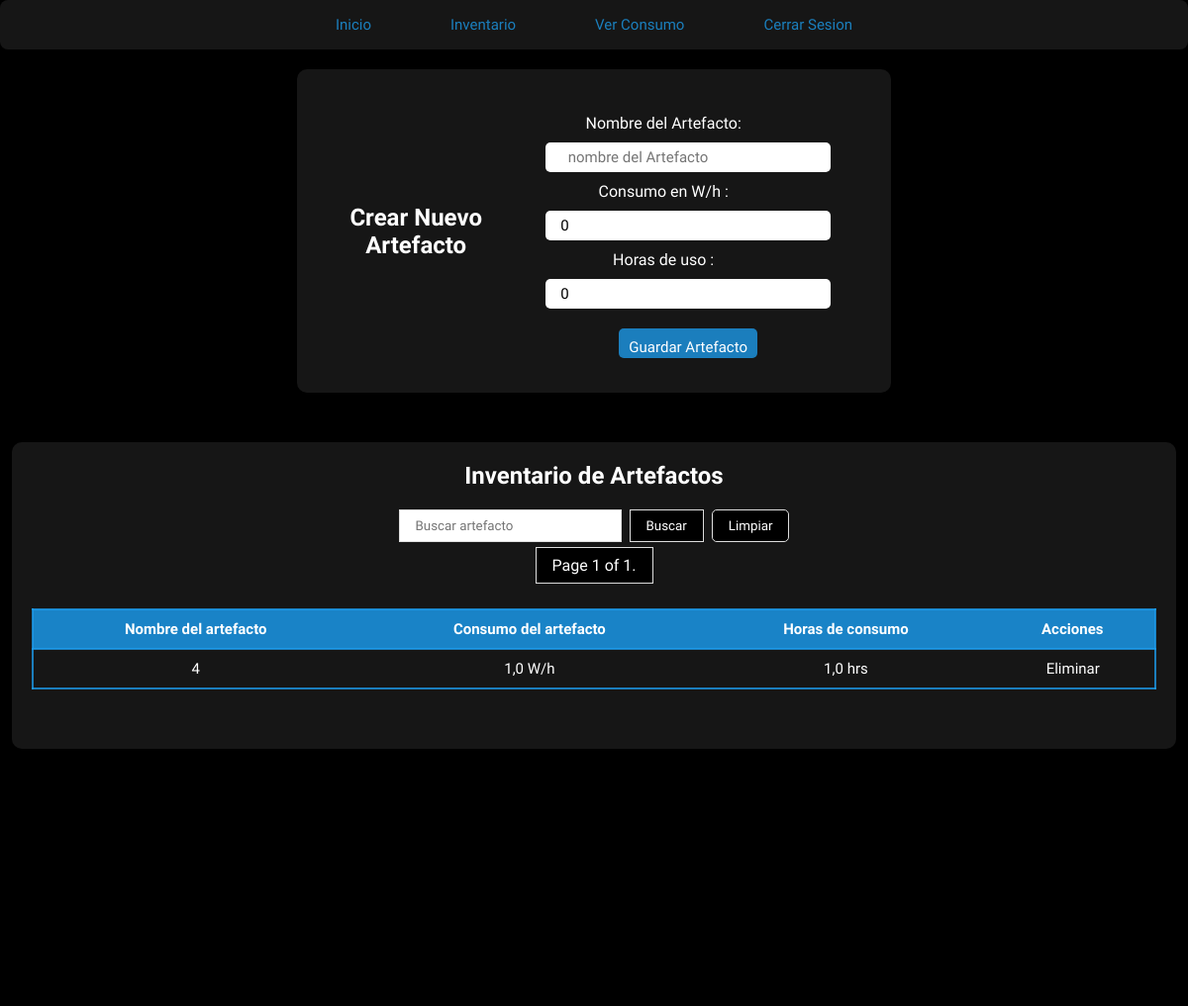
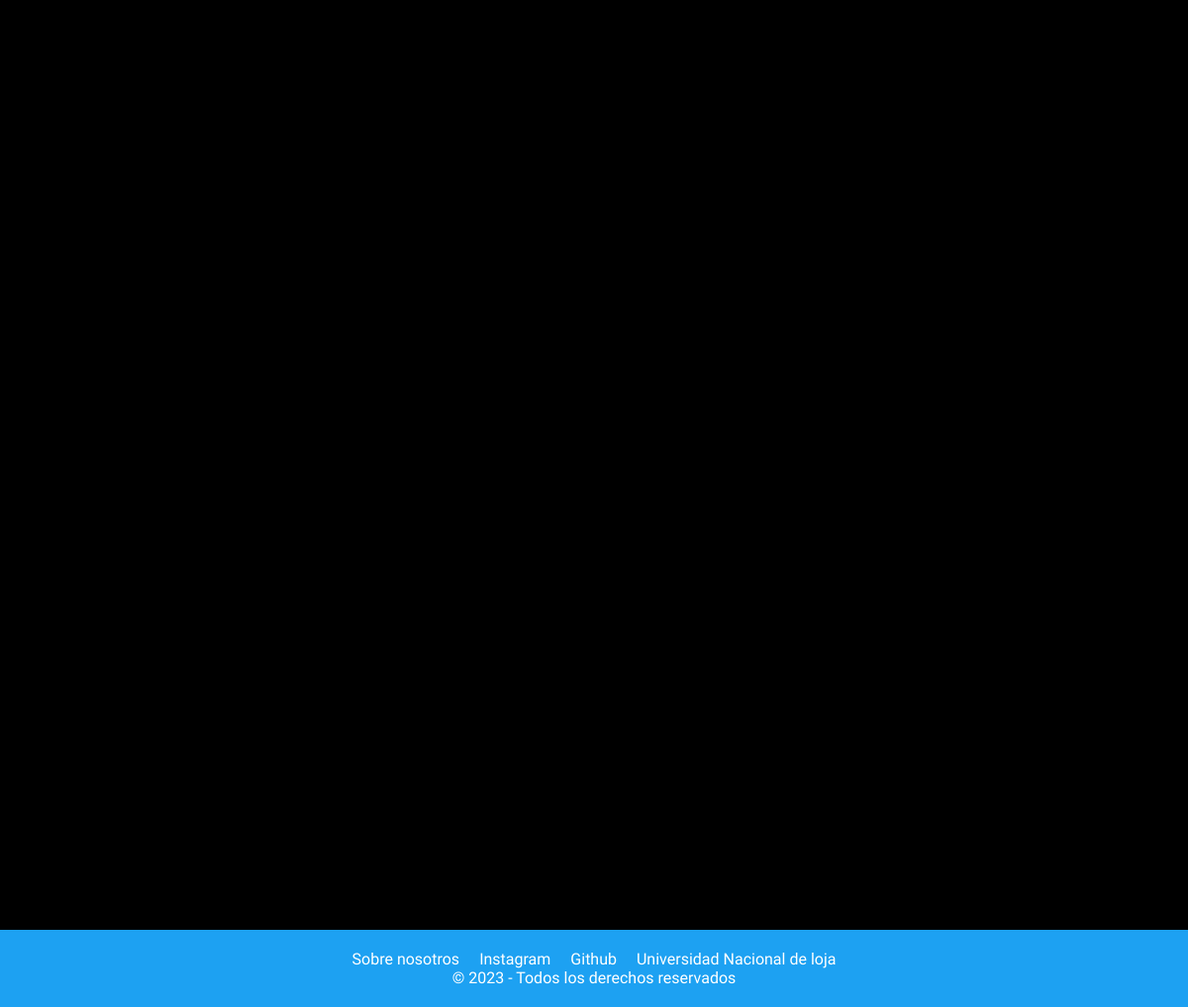
Page /paginaUsuario/inventario/artefactos/ (signed in) on the committed database (2 pictures, top to bottom).
### energy/models.py (models this page shows, shortened)
class Artefacto(models.Model):
    user = models.ForeignKey(User, on_delete=models.CASCADE)
    nombre_artefacto = models.CharField(max_length=50)
    consumo_wh = models.FloatField(default=0)
    horas_de_uso = models.FloatField(default=0)

### energy/views.py (the view, shortened to what this page needs)
# urls.py: path('paginaUsuario/inventario/artefactos/', artefacto, name="artefacto"),
def artefacto(request):
    if request.user.is_anonymous:
        return redirect('home')
    if request.user.is_authenticated:
        print(request.user.modoclaro.modo_claro)  # Corregir esta línea
        artefacto = Artefacto.objects.filter(user=request.user)
        if request.method == 'GET':
            form = ArtefactoForm()
            artefacto = artefacto.order_by('nombre_artefacto')
            paginacion_artefacto = Paginator(artefacto, 8)
            numero_pagina = request.GET.get('page')
            artefacto = paginacion_artefacto.get_page(numero_pagina)
            return render(request, 'energy/home/artefacto.html', {
                'form': form,
                'artefacto': artefacto,
                'filtrar_artefacto': FiltrarArtefactoForm
            })
        return render(request, 'energy/home/artefacto.html', {
            'eliminar': eliminar_artefacto,
            'ver_todo': Artefacto.objects.filter(user=request.user),
        })

### energy/forms.py
class ArtefactoForm(forms.ModelForm):
    class Meta:
        model = Artefacto
        fields = ('nombre_artefacto', 'consumo_wh', 'horas_de_uso')
        widgets = {
            'nombre_artefacto': forms.TextInput(
                attrs={
                    'placeholder': '  nombre del Artefacto',
                }
            ),
            'consumo_wh': forms.NumberInput(
                attrs={
                    'placeholder': 'Consumo en Whatts cada hora',
                    'min': '1',
                    'max': '10000'
                }
            ),
            'horas_de_uso': forms.NumberInput(
                attrs={
                    'placeholder': 'Horas de uso del artefacto',
                    'min': '0.1',
                    'max': '24'
                }
            )
        }
        labels = {
            'nombre_artefacto': 'Nombre del Artefacto',
            'consumo_wh': 'Consumo en W/h      ',
            'horas_de_uso': 'Horas de uso        ',
        }

### energy/templates/energy/home/artefacto.html (shortened to what this page needs)
{% load static %}
<!DOCTYPE html>
<html lang="en">
<head>
    {% if  request.user.modoclaro.modo_claro %}
    <link rel="stylesheet" href="{% static 'energy/css/modo_claro/mclaro_artefacto3.css' %}">
    {% else %}
    <link rel="stylesheet" href="{% static 'energy/css/modo_oscuro/mo_artefacto3.css' %}">
    {% endif %}
</head>
<body>
     <nav class="menu">
                <a href="{% url 'paginaUsuario' %}">Inicio</a>
                <a href="{% url 'inventario' %}">Inventario</a>
                <a href="{% url 'proyecciones' %}">Ver Consumo</a>
                <a href="{% url 'cerrarSesion' %}">Cerrar Sesion</a>
     </nav>
<section class="formCrearArtefactos">
    <h2>Crear Nuevo Artefacto</h2>
    <div class="god">
      <form method="post" action="{% url 'artefacto' %}" class="formulario1">
        {{ form.as_p }}
        <button type="submit">Guardar Artefacto</button>
      </form>
    </div>
</section>
<section class="tablaDeLosArtefactos">
<h2>Inventario de Artefactos</h2>
<form method="post" class="filtrar_artefacto">
    {{ filtrar_artefacto.nombre_artefacto }}
    <button type="submit"> Buscar</button>
    <button type="button"  class="ver_todo" ><a href="{% url 'artefacto' %}">Limpiar</a></button>
</form>
 <span class="current">
            Page {{ artefacto.number }} of {{ artefacto.paginator.num_pages }}.
 </span>
<table>
  <tr>
    <th>Nombre del artefacto</th>
    <th>Consumo del artefacto</th>
    <th>Horas de consumo</th>
    <th>Acciones</th>
  </tr>
  {% for artefactoList in artefacto %}
    <tr>
        <td>{{ artefactoList.nombre_artefacto }}</td>
        <td>{{ artefactoList.consumo_wh }} W/h</td>
        <td>{{ artefactoList.horas_de_uso }} hrs</td>
        <td class="acciones">
        <form method="post" action="{% url 'eliminarArtefacto' artefactoList.id %}">
          <button type="submit">Eliminar</button>
        </form>
        </td>
    </tr>
  {% endfor %}
</table>
</section>
<footer>
    <nav class="navbarContactos">
        <ul class="contactos">
            <li><a href="{% url 'nosotros' %}">Sobre nosotros</a></li>
            <li><a href="https://www.instagram.com/foranix/">Instagram</a></li>
            <li><a href="https://github.com/SantiagoTamayo2002/energy_page#energy_page">Github</a></li>
            <li><a href="https://www.unl.edu.ec/">Universidad Nacional de loja</a></li>
        </ul>
    </nav>
    <p>&copy; 2023 - Todos los derechos reservados</p>
</footer>
</body>
</html>

### energy/static/energy/css/modo_oscuro/mo_artefacto3.css (style rules this page uses)
* { font-family: 'livvic', sans-serif; margin: 0; padding: 0; box-sizing: border-box; }
body { min-height: 100vh; background-color: #000000; color: white; }
.menu { position: relative; width: 100%; height: 50px; background: #222222ab; border-radius:8px; display: flex; justify-content: center; align-items: center; z-index: 2; }
.menu a { position: relative; display: inline-block; font-size: 15px; font-weight: 500; color: #1da0f2c2; text-decoration: none; padding: 13px 35px; margin: 5px; z-index: 2; transition: color .5s; }
.menu a::after { content: ''; background: linear-gradient(10deg, #222222ab, #1da0f2c2); width: 100%; height: 100%; border-radius: 8px; position: absolute; top: 100%; left: 50%; transform: translate(-50%, -50%); z-index: -1; opacity: 0; transition: top .5s, opacity .5s; }
table { font-family: 'Livvic', Courier, monospace; width: 100%; font-size: 15px; text-align: left; color: white; border-collapse: collapse; margin: 20px; }
table button { background-color: #1da0f2c2; padding: 2px; border-radius: 5px; color: #fff; cursor: pointer; }
th { font-weight: bolder; text-align: left; background-color: #1da0f2c2; }
tr { border: 2px solid #1da0f2c2; text-align: center; padding: 8px; }
tbody tr:nth-child(odd) { background-color: #0a324ac2; }
th { text-align: center; align-content: center; padding: 10px; }
td { text-align: center; padding: 10px; }
.god { display: flex; justify-content: space-between; margin-top: 20px; }
.formCrearArtefactos { display: flex; justify-content: center; align-items: center; padding: 25px; border-radius: 10px; background-color: #222222ab; width: 50%; margin: auto; margin-top: 20px; margin-bottom: 30px; text-align: center; }
.formCrearArtefactos input { padding: 15px; border-radius: 5px; border: none; height: 30px; width: 80%; font-size: 15px; margin-bottom: 10px; margin-top: 10px; }
.formCrearArtefactos label { margin-right: 50px; margin-bottom: 15px; }
.formCrearArtefactos button { color: white; padding: 10px; border: none; cursor: pointer; border-radius: 5px; height: 30px; font-size: 15px; background-color: #1da0f2c2; margin: 10px; }
.tablaDeLosArtefactos { display: flex; flex-direction: column; justify-content: center; align-items: center; margin: 10%; padding: 20px; border-radius: 10px; background-color: #222222ab; width: 98%; margin: auto; margin-top: 50px; margin-bottom: 50px; }
.acciones { contain: content; align-content: center; text-align: center; padding: 0px; cursor: pointer; }
.acciones form button { width: 100%; height: 100%; cursor: pointer; text-align: center; align-content: center; align-items: center; background: rgba(11,51,255,0); padding: 5px; color: #ffffff; font-size: 15px; border-style: none; }
.current { color: #ffffff; margin: 5px auto; padding: 8px 16px; text-decoration: none; border: 1px solid #ddd; background-color: #000; display: block; text-align: center; }
.filtrar_artefacto { display: flex; justify-content: center; align-items: center; margin-top: 20px; }
.filtrar_artefacto input { padding: 8px 16px; text-decoration: none; border: 1px solid #ddd; margin: 0 4px; }
.filtrar_artefacto button { padding: 8px 16px; text-decoration: none; border: 1px solid #ddd; margin: 0 4px; background-color: #000; color: #ffffff; cursor: pointer; }
.ver_todo { display: inline-block; padding: 8px 16px; text-decoration: none; border: 1px solid #ddd; margin: 0 4px; background-color: #000; color: #ffffff; cursor: pointer; border-radius: 5px; }
footer { background-color: #1DA1F2; color: white; padding: 20px; text-align: center; position: fixed; bottom: 0; width: 100%; box-sizing: border-box; }
.contactos { display: flex; justify-content: center; align-items: center; list-style: none; padding: 0; }
.contactos li { margin: 0 10px; }
.contactos a { color: white; text-decoration: none; transition: color .5s; }
@media screen and (min-width: 480px) { footer { position: relative; bottom: 0; margin-top: 100%; width: 100%; } }

### energy/templates/energy/home/artefacto.html (style rules this page uses)
.ver_todo a { text-decoration: none; color: white; }

### rows in the picture
Artefacto: nombre_artefacto "4", consumo_wh "1,0", horas_de_uso "1,0"

### other values in the picture
{{ artefacto.number }} "1"
{{ artefacto.paginator.num_pages }} "1"
